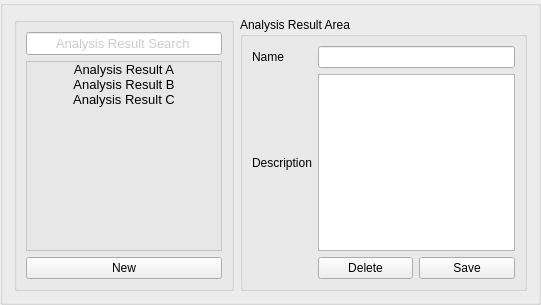
<?xml version="1.0" encoding="UTF-8"?>
<ui version="4.0">
 <class>GroupBox</class>
 <widget class="QGroupBox" name="GroupBox">
  <property name="geometry">
   <rect>
    <x>0</x>
    <y>0</y>
    <width>541</width>
    <height>305</height>
   </rect>
  </property>
  <property name="windowTitle">
   <string>Analysis Result Review</string>
  </property>
  <layout class="QGridLayout" name="gridLayout_2">
   <item row="0" column="0">
    <widget class="QGroupBox" name="groupBox">
     <property name="enabled">
      <bool>true</bool>
     </property>
     <property name="title">
      <string/>
     </property>
     <layout class="QVBoxLayout" name="verticalLayout">
      <item>
       <widget class="QLineEdit" name="AnalysisResultSearch">
        <property name="palette">
         <palette>
          <active>
           <colorrole role="WindowText">
            <brush brushstyle="SolidPattern">
             <color alpha="255">
              <red>0</red>
              <green>0</green>
              <blue>0</blue>
             </color>
            </brush>
           </colorrole>
           <colorrole role="Dark">
            <brush brushstyle="SolidPattern">
             <color alpha="255">
              <red>119</red>
              <green>119</green>
              <blue>118</blue>
             </color>
            </brush>
           </colorrole>
           <colorrole role="Mid">
            <brush brushstyle="SolidPattern">
             <color alpha="255">
              <red>159</red>
              <green>159</green>
              <blue>157</blue>
             </color>
            </brush>
           </colorrole>
           <colorrole role="Text">
            <brush brushstyle="SolidPattern">
             <color alpha="255">
              <red>203</red>
              <green>203</green>
              <blue>203</blue>
             </color>
            </brush>
           </colorrole>
           <colorrole role="ButtonText">
            <brush brushstyle="SolidPattern">
             <color alpha="255">
              <red>0</red>
              <green>0</green>
              <blue>0</blue>
             </color>
            </brush>
           </colorrole>
           <colorrole role="Base">
            <brush brushstyle="SolidPattern">
             <color alpha="255">
              <red>255</red>
              <green>255</green>
              <blue>255</blue>
             </color>
            </brush>
           </colorrole>
           <colorrole role="Window">
            <brush brushstyle="SolidPattern">
             <color alpha="255">
              <red>238</red>
              <green>238</green>
              <blue>236</blue>
             </color>
            </brush>
           </colorrole>
           <colorrole role="Shadow">
            <brush brushstyle="SolidPattern">
             <color alpha="255">
              <red>0</red>
              <green>0</green>
              <blue>0</blue>
             </color>
            </brush>
           </colorrole>
           <colorrole role="AlternateBase">
            <brush brushstyle="SolidPattern">
             <color alpha="255">
              <red>184</red>
              <green>184</green>
              <blue>184</blue>
             </color>
            </brush>
           </colorrole>
           <colorrole role="ToolTipBase">
            <brush brushstyle="SolidPattern">
             <color alpha="255">
              <red>255</red>
              <green>255</green>
              <blue>220</blue>
             </color>
            </brush>
           </colorrole>
           <colorrole role="ToolTipText">
            <brush brushstyle="SolidPattern">
             <color alpha="255">
              <red>0</red>
              <green>0</green>
              <blue>0</blue>
             </color>
            </brush>
           </colorrole>
           <colorrole role="PlaceholderText">
            <brush brushstyle="NoBrush">
             <color alpha="128">
              <red>203</red>
              <green>203</green>
              <blue>203</blue>
             </color>
            </brush>
           </colorrole>
          </active>
          <inactive>
           <colorrole role="WindowText">
            <brush brushstyle="SolidPattern">
             <color alpha="255">
              <red>0</red>
              <green>0</green>
              <blue>0</blue>
             </color>
            </brush>
           </colorrole>
           <colorrole role="Dark">
            <brush brushstyle="SolidPattern">
             <color alpha="255">
              <red>119</red>
              <green>119</green>
              <blue>118</blue>
             </color>
            </brush>
           </colorrole>
           <colorrole role="Mid">
            <brush brushstyle="SolidPattern">
             <color alpha="255">
              <red>159</red>
              <green>159</green>
              <blue>157</blue>
             </color>
            </brush>
           </colorrole>
           <colorrole role="Text">
            <brush brushstyle="SolidPattern">
             <color alpha="255">
              <red>203</red>
              <green>203</green>
              <blue>203</blue>
             </color>
            </brush>
           </colorrole>
           <colorrole role="ButtonText">
            <brush brushstyle="SolidPattern">
             <color alpha="255">
              <red>0</red>
              <green>0</green>
              <blue>0</blue>
             </color>
            </brush>
           </colorrole>
           <colorrole role="Base">
            <brush brushstyle="SolidPattern">
             <color alpha="255">
              <red>255</red>
              <green>255</green>
              <blue>255</blue>
             </color>
            </brush>
           </colorrole>
           <colorrole role="Window">
            <brush brushstyle="SolidPattern">
             <color alpha="255">
              <red>238</red>
              <green>238</green>
              <blue>236</blue>
             </color>
            </brush>
           </colorrole>
           <colorrole role="Shadow">
            <brush brushstyle="SolidPattern">
             <color alpha="255">
              <red>0</red>
              <green>0</green>
              <blue>0</blue>
             </color>
            </brush>
           </colorrole>
           <colorrole role="AlternateBase">
            <brush brushstyle="SolidPattern">
             <color alpha="255">
              <red>184</red>
              <green>184</green>
              <blue>184</blue>
             </color>
            </brush>
           </colorrole>
           <colorrole role="ToolTipBase">
            <brush brushstyle="SolidPattern">
             <color alpha="255">
              <red>255</red>
              <green>255</green>
              <blue>220</blue>
             </color>
            </brush>
           </colorrole>
           <colorrole role="ToolTipText">
            <brush brushstyle="SolidPattern">
             <color alpha="255">
              <red>0</red>
              <green>0</green>
              <blue>0</blue>
             </color>
            </brush>
           </colorrole>
           <colorrole role="PlaceholderText">
            <brush brushstyle="NoBrush">
             <color alpha="128">
              <red>203</red>
              <green>203</green>
              <blue>203</blue>
             </color>
            </brush>
           </colorrole>
          </inactive>
          <disabled>
           <colorrole role="WindowText">
            <brush brushstyle="SolidPattern">
             <color alpha="255">
              <red>119</red>
              <green>119</green>
              <blue>118</blue>
             </color>
            </brush>
           </colorrole>
           <colorrole role="Dark">
            <brush brushstyle="SolidPattern">
             <color alpha="255">
              <red>119</red>
              <green>119</green>
              <blue>118</blue>
             </color>
            </brush>
           </colorrole>
           <colorrole role="Mid">
            <brush brushstyle="SolidPattern">
             <color alpha="255">
              <red>159</red>
              <green>159</green>
              <blue>157</blue>
             </color>
            </brush>
           </colorrole>
           <colorrole role="Text">
            <brush brushstyle="SolidPattern">
             <color alpha="255">
              <red>119</red>
              <green>119</green>
              <blue>118</blue>
             </color>
            </brush>
           </colorrole>
           <colorrole role="ButtonText">
            <brush brushstyle="SolidPattern">
             <color alpha="255">
              <red>119</red>
              <green>119</green>
              <blue>118</blue>
             </color>
            </brush>
           </colorrole>
           <colorrole role="Base">
            <brush brushstyle="SolidPattern">
             <color alpha="255">
              <red>238</red>
              <green>238</green>
              <blue>236</blue>
             </color>
            </brush>
           </colorrole>
           <colorrole role="Window">
            <brush brushstyle="SolidPattern">
             <color alpha="255">
              <red>238</red>
              <green>238</green>
              <blue>236</blue>
             </color>
            </brush>
           </colorrole>
           <colorrole role="Shadow">
            <brush brushstyle="SolidPattern">
             <color alpha="255">
              <red>0</red>
              <green>0</green>
              <blue>0</blue>
             </color>
            </brush>
           </colorrole>
           <colorrole role="AlternateBase">
            <brush brushstyle="SolidPattern">
             <color alpha="255">
              <red>184</red>
              <green>184</green>
              <blue>184</blue>
             </color>
            </brush>
           </colorrole>
           <colorrole role="ToolTipBase">
            <brush brushstyle="SolidPattern">
             <color alpha="255">
              <red>255</red>
              <green>255</green>
              <blue>220</blue>
             </color>
            </brush>
           </colorrole>
           <colorrole role="ToolTipText">
            <brush brushstyle="SolidPattern">
             <color alpha="255">
              <red>0</red>
              <green>0</green>
              <blue>0</blue>
             </color>
            </brush>
           </colorrole>
           <colorrole role="PlaceholderText">
            <brush brushstyle="NoBrush">
             <color alpha="128">
              <red>203</red>
              <green>203</green>
              <blue>203</blue>
             </color>
            </brush>
           </colorrole>
          </disabled>
         </palette>
        </property>
        <property name="font">
         <font>
          <pointsize>10</pointsize>
         </font>
        </property>
        <property name="text">
         <string>Analysis Result Search</string>
        </property>
        <property name="alignment">
         <set>Qt::AlignCenter</set>
        </property>
       </widget>
      </item>
      <item>
       <widget class="QListWidget" name="AnalysisResultScroll">
        <property name="palette">
         <palette>
          <active>
           <colorrole role="WindowText">
            <brush brushstyle="SolidPattern">
             <color alpha="255">
              <red>0</red>
              <green>0</green>
              <blue>0</blue>
             </color>
            </brush>
           </colorrole>
           <colorrole role="Button">
            <brush brushstyle="SolidPattern">
             <color alpha="255">
              <red>255</red>
              <green>255</green>
              <blue>255</blue>
             </color>
            </brush>
           </colorrole>
           <colorrole role="Light">
            <brush brushstyle="SolidPattern">
             <color alpha="255">
              <red>255</red>
              <green>255</green>
              <blue>255</blue>
             </color>
            </brush>
           </colorrole>
           <colorrole role="Midlight">
            <brush brushstyle="SolidPattern">
             <color alpha="255">
              <red>255</red>
              <green>255</green>
              <blue>255</blue>
             </color>
            </brush>
           </colorrole>
           <colorrole role="Dark">
            <brush brushstyle="SolidPattern">
             <color alpha="255">
              <red>127</red>
              <green>127</green>
              <blue>127</blue>
             </color>
            </brush>
           </colorrole>
           <colorrole role="Mid">
            <brush brushstyle="SolidPattern">
             <color alpha="255">
              <red>170</red>
              <green>170</green>
              <blue>170</blue>
             </color>
            </brush>
           </colorrole>
           <colorrole role="Text">
            <brush brushstyle="SolidPattern">
             <color alpha="255">
              <red>0</red>
              <green>0</green>
              <blue>0</blue>
             </color>
            </brush>
           </colorrole>
           <colorrole role="BrightText">
            <brush brushstyle="SolidPattern">
             <color alpha="255">
              <red>255</red>
              <green>255</green>
              <blue>255</blue>
             </color>
            </brush>
           </colorrole>
           <colorrole role="Base">
            <brush brushstyle="SolidPattern">
             <color alpha="142">
              <red>229</red>
              <green>229</green>
              <blue>229</blue>
             </color>
            </brush>
           </colorrole>
           <colorrole role="Window">
            <brush brushstyle="SolidPattern">
             <color alpha="255">
              <red>255</red>
              <green>255</green>
              <blue>255</blue>
             </color>
            </brush>
           </colorrole>
           <colorrole role="Shadow">
            <brush brushstyle="SolidPattern">
             <color alpha="255">
              <red>0</red>
              <green>0</green>
              <blue>0</blue>
             </color>
            </brush>
           </colorrole>
           <colorrole role="AlternateBase">
            <brush brushstyle="SolidPattern">
             <color alpha="255">
              <red>255</red>
              <green>255</green>
              <blue>255</blue>
             </color>
            </brush>
           </colorrole>
           <colorrole role="ToolTipBase">
            <brush brushstyle="SolidPattern">
             <color alpha="255">
              <red>255</red>
              <green>255</green>
              <blue>220</blue>
             </color>
            </brush>
           </colorrole>
           <colorrole role="ToolTipText">
            <brush brushstyle="SolidPattern">
             <color alpha="255">
              <red>0</red>
              <green>0</green>
              <blue>0</blue>
             </color>
            </brush>
           </colorrole>
           <colorrole role="PlaceholderText">
            <brush brushstyle="NoBrush">
             <color alpha="128">
              <red>0</red>
              <green>0</green>
              <blue>0</blue>
             </color>
            </brush>
           </colorrole>
          </active>
          <inactive>
           <colorrole role="WindowText">
            <brush brushstyle="SolidPattern">
             <color alpha="255">
              <red>0</red>
              <green>0</green>
              <blue>0</blue>
             </color>
            </brush>
           </colorrole>
           <colorrole role="Button">
            <brush brushstyle="SolidPattern">
             <color alpha="255">
              <red>255</red>
              <green>255</green>
              <blue>255</blue>
             </color>
            </brush>
           </colorrole>
           <colorrole role="Light">
            <brush brushstyle="SolidPattern">
             <color alpha="255">
              <red>255</red>
              <green>255</green>
              <blue>255</blue>
             </color>
            </brush>
           </colorrole>
           <colorrole role="Midlight">
            <brush brushstyle="SolidPattern">
             <color alpha="255">
              <red>255</red>
              <green>255</green>
              <blue>255</blue>
             </color>
            </brush>
           </colorrole>
           <colorrole role="Dark">
            <brush brushstyle="SolidPattern">
             <color alpha="255">
              <red>127</red>
              <green>127</green>
              <blue>127</blue>
             </color>
            </brush>
           </colorrole>
           <colorrole role="Mid">
            <brush brushstyle="SolidPattern">
             <color alpha="255">
              <red>170</red>
              <green>170</green>
              <blue>170</blue>
             </color>
            </brush>
           </colorrole>
           <colorrole role="Text">
            <brush brushstyle="SolidPattern">
             <color alpha="255">
              <red>0</red>
              <green>0</green>
              <blue>0</blue>
             </color>
            </brush>
           </colorrole>
           <colorrole role="BrightText">
            <brush brushstyle="SolidPattern">
             <color alpha="255">
              <red>255</red>
              <green>255</green>
              <blue>255</blue>
             </color>
            </brush>
           </colorrole>
           <colorrole role="Base">
            <brush brushstyle="SolidPattern">
             <color alpha="142">
              <red>229</red>
              <green>229</green>
              <blue>229</blue>
             </color>
            </brush>
           </colorrole>
           <colorrole role="Window">
            <brush brushstyle="SolidPattern">
             <color alpha="255">
              <red>255</red>
              <green>255</green>
              <blue>255</blue>
             </color>
            </brush>
           </colorrole>
           <colorrole role="Shadow">
            <brush brushstyle="SolidPattern">
             <color alpha="255">
              <red>0</red>
              <green>0</green>
              <blue>0</blue>
             </color>
            </brush>
           </colorrole>
           <colorrole role="AlternateBase">
            <brush brushstyle="SolidPattern">
             <color alpha="255">
              <red>255</red>
              <green>255</green>
              <blue>255</blue>
             </color>
            </brush>
           </colorrole>
           <colorrole role="ToolTipBase">
            <brush brushstyle="SolidPattern">
             <color alpha="255">
              <red>255</red>
              <green>255</green>
              <blue>220</blue>
             </color>
            </brush>
           </colorrole>
           <colorrole role="ToolTipText">
            <brush brushstyle="SolidPattern">
             <color alpha="255">
              <red>0</red>
              <green>0</green>
              <blue>0</blue>
             </color>
            </brush>
           </colorrole>
           <colorrole role="PlaceholderText">
            <brush brushstyle="NoBrush">
             <color alpha="128">
              <red>0</red>
              <green>0</green>
              <blue>0</blue>
             </color>
            </brush>
           </colorrole>
          </inactive>
          <disabled>
           <colorrole role="WindowText">
            <brush brushstyle="SolidPattern">
             <color alpha="255">
              <red>127</red>
              <green>127</green>
              <blue>127</blue>
             </color>
            </brush>
           </colorrole>
           <colorrole role="Button">
            <brush brushstyle="SolidPattern">
             <color alpha="255">
              <red>255</red>
              <green>255</green>
              <blue>255</blue>
             </color>
            </brush>
           </colorrole>
           <colorrole role="Light">
            <brush brushstyle="SolidPattern">
             <color alpha="255">
              <red>255</red>
              <green>255</green>
              <blue>255</blue>
             </color>
            </brush>
           </colorrole>
           <colorrole role="Midlight">
            <brush brushstyle="SolidPattern">
             <color alpha="255">
              <red>255</red>
              <green>255</green>
              <blue>255</blue>
             </color>
            </brush>
           </colorrole>
           <colorrole role="Dark">
            <brush brushstyle="SolidPattern">
             <color alpha="255">
              <red>127</red>
              <green>127</green>
              <blue>127</blue>
             </color>
            </brush>
           </colorrole>
           <colorrole role="Mid">
            <brush brushstyle="SolidPattern">
             <color alpha="255">
              <red>170</red>
              <green>170</green>
              <blue>170</blue>
             </color>
            </brush>
           </colorrole>
           <colorrole role="Text">
            <brush brushstyle="SolidPattern">
             <color alpha="255">
              <red>127</red>
              <green>127</green>
              <blue>127</blue>
             </color>
            </brush>
           </colorrole>
           <colorrole role="BrightText">
            <brush brushstyle="SolidPattern">
             <color alpha="255">
              <red>255</red>
              <green>255</green>
              <blue>255</blue>
             </color>
            </brush>
           </colorrole>
           <colorrole role="Base">
            <brush brushstyle="SolidPattern">
             <color alpha="255">
              <red>255</red>
              <green>255</green>
              <blue>255</blue>
             </color>
            </brush>
           </colorrole>
           <colorrole role="Window">
            <brush brushstyle="SolidPattern">
             <color alpha="255">
              <red>255</red>
              <green>255</green>
              <blue>255</blue>
             </color>
            </brush>
           </colorrole>
           <colorrole role="Shadow">
            <brush brushstyle="SolidPattern">
             <color alpha="255">
              <red>0</red>
              <green>0</green>
              <blue>0</blue>
             </color>
            </brush>
           </colorrole>
           <colorrole role="AlternateBase">
            <brush brushstyle="SolidPattern">
             <color alpha="255">
              <red>255</red>
              <green>255</green>
              <blue>255</blue>
             </color>
            </brush>
           </colorrole>
           <colorrole role="ToolTipBase">
            <brush brushstyle="SolidPattern">
             <color alpha="255">
              <red>255</red>
              <green>255</green>
              <blue>220</blue>
             </color>
            </brush>
           </colorrole>
           <colorrole role="ToolTipText">
            <brush brushstyle="SolidPattern">
             <color alpha="255">
              <red>0</red>
              <green>0</green>
              <blue>0</blue>
             </color>
            </brush>
           </colorrole>
           <colorrole role="PlaceholderText">
            <brush brushstyle="NoBrush">
             <color alpha="128">
              <red>0</red>
              <green>0</green>
              <blue>0</blue>
             </color>
            </brush>
           </colorrole>
          </disabled>
         </palette>
        </property>
        <property name="font">
         <font>
          <pointsize>10</pointsize>
          <kerning>true</kerning>
         </font>
        </property>
        <property name="editTriggers">
         <set>QAbstractItemView::DoubleClicked|QAbstractItemView::EditKeyPressed</set>
        </property>
        <property name="resizeMode">
         <enum>QListView::Adjust</enum>
        </property>
        <property name="spacing">
         <number>0</number>
        </property>
        <item>
         <property name="text">
          <string>Analysis Result A</string>
         </property>
         <property name="textAlignment">
          <set>AlignCenter</set>
         </property>
        </item>
        <item>
         <property name="text">
          <string>Analysis Result B</string>
         </property>
         <property name="textAlignment">
          <set>AlignCenter</set>
         </property>
        </item>
        <item>
         <property name="text">
          <string>Analysis Result C</string>
         </property>
         <property name="font">
          <font>
           <weight>50</weight>
           <italic>false</italic>
           <bold>false</bold>
           <underline>false</underline>
          </font>
         </property>
         <property name="textAlignment">
          <set>AlignCenter</set>
         </property>
         <property name="background">
          <brush brushstyle="NoBrush">
           <color alpha="255">
            <red>0</red>
            <green>0</green>
            <blue>0</blue>
           </color>
          </brush>
         </property>
         <property name="foreground">
          <brush brushstyle="NoBrush">
           <color alpha="255">
            <red>0</red>
            <green>0</green>
            <blue>0</blue>
           </color>
          </brush>
         </property>
        </item>
       </widget>
      </item>
      <item>
       <widget class="QPushButton" name="pushButton">
        <property name="text">
         <string>New</string>
        </property>
       </widget>
      </item>
     </layout>
    </widget>
   </item>
   <item row="0" column="1">
    <widget class="QGroupBox" name="groupBox_2">
     <property name="title">
      <string>Analysis Result Area</string>
     </property>
     <layout class="QGridLayout" name="gridLayout">
      <item row="0" column="0">
       <widget class="QLabel" name="NameLabel">
        <property name="text">
         <string>Name</string>
        </property>
        <property name="buddy">
         <cstring>NameLineEdit</cstring>
        </property>
       </widget>
      </item>
      <item row="0" column="1" colspan="2">
       <widget class="QLineEdit" name="NameLineEdit"/>
      </item>
      <item row="1" column="0">
       <widget class="QLabel" name="DescriptionLabel">
        <property name="text">
         <string>Description</string>
        </property>
        <property name="buddy">
         <cstring>textEdit</cstring>
        </property>
       </widget>
      </item>
      <item row="1" column="1" colspan="2">
       <widget class="QTextEdit" name="textEdit"/>
      </item>
      <item row="2" column="1">
       <widget class="QPushButton" name="pushButton_3">
        <property name="text">
         <string>Delete</string>
        </property>
       </widget>
      </item>
      <item row="2" column="2">
       <widget class="QPushButton" name="pushButton_2">
        <property name="text">
         <string>Save</string>
        </property>
       </widget>
      </item>
     </layout>
    </widget>
   </item>
  </layout>
 </widget>
 <tabstops>
  <tabstop>AnalysisResultSearch</tabstop>
  <tabstop>AnalysisResultScroll</tabstop>
  <tabstop>pushButton</tabstop>
  <tabstop>NameLineEdit</tabstop>
  <tabstop>textEdit</tabstop>
  <tabstop>pushButton_2</tabstop>
  <tabstop>pushButton_3</tabstop>
 </tabstops>
 <resources/>
 <connections>
  <connection>
   <sender>AnalysisResultSearch</sender>
   <signal>textEdited(QString)</signal>
   <receiver>AnalysisResultScroll</receiver>
   <slot>doItemsLayout()</slot>
   <hints>
    <hint type="sourcelabel">
     <x>37</x>
     <y>36</y>
    </hint>
    <hint type="destinationlabel">
     <x>41</x>
     <y>64</y>
    </hint>
   </hints>
  </connection>
 </connections>
</ui>
